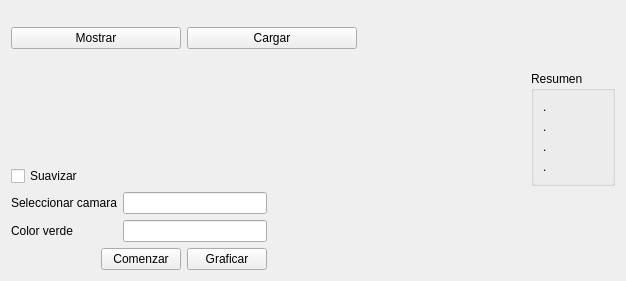
<?xml version="1.0" encoding="UTF-8"?>
<ui version="4.0">
 <class>Widget</class>
 <widget class="QWidget" name="Widget">
  <property name="geometry">
   <rect>
    <x>0</x>
    <y>0</y>
    <width>626</width>
    <height>281</height>
   </rect>
  </property>
  <property name="windowTitle">
   <string>Widget</string>
  </property>
  <layout class="QGridLayout" name="gridLayout_2">
   <item row="4" column="6">
    <spacer name="horizontalSpacer">
     <property name="orientation">
      <enum>Qt::Horizontal</enum>
     </property>
     <property name="sizeHint" stdset="0">
      <size>
       <width>40</width>
       <height>20</height>
      </size>
     </property>
    </spacer>
   </item>
   <item row="4" column="3">
    <spacer name="horizontalSpacer_4">
     <property name="orientation">
      <enum>Qt::Horizontal</enum>
     </property>
     <property name="sizeHint" stdset="0">
      <size>
       <width>40</width>
       <height>20</height>
      </size>
     </property>
    </spacer>
   </item>
   <item row="1" column="6" rowspan="3">
    <widget class="QGroupBox" name="gbResumen">
     <property name="title">
      <string>Resumen</string>
     </property>
     <layout class="QGridLayout" name="gridLayout">
      <item row="2" column="0">
       <widget class="QLabel" name="lAmplMaxima">
        <property name="text">
         <string>.</string>
        </property>
       </widget>
      </item>
      <item row="0" column="0">
       <widget class="QLabel" name="lCantMuestras">
        <property name="text">
         <string>.</string>
        </property>
       </widget>
      </item>
      <item row="1" column="0">
       <widget class="QLabel" name="lFrecMuestreo">
        <property name="text">
         <string>.</string>
        </property>
       </widget>
      </item>
      <item row="3" column="0">
       <widget class="QLabel" name="lAmplMinima">
        <property name="text">
         <string>.</string>
        </property>
       </widget>
      </item>
     </layout>
    </widget>
   </item>
   <item row="0" column="6">
    <spacer name="verticalSpacer_2">
     <property name="orientation">
      <enum>Qt::Vertical</enum>
     </property>
     <property name="sizeHint" stdset="0">
      <size>
       <width>20</width>
       <height>40</height>
      </size>
     </property>
    </spacer>
   </item>
   <item row="4" column="0" colspan="3">
    <layout class="QHBoxLayout" name="horizontalLayout_2">
     <item>
      <layout class="QVBoxLayout" name="verticalLayout_2">
       <item>
        <widget class="QLabel" name="lDesdeLaMuestra">
         <property name="text">
          <string>Seleccionar camara</string>
         </property>
        </widget>
       </item>
       <item>
        <widget class="QLabel" name="lCantMuestrasGraficadas">
         <property name="text">
          <string>Color verde</string>
         </property>
        </widget>
       </item>
      </layout>
     </item>
     <item>
      <layout class="QVBoxLayout" name="verticalLayout">
       <item>
        <widget class="QLineEdit" name="leDesdeLaMuestra"/>
       </item>
       <item>
        <widget class="QLineEdit" name="leCantMuestrasGraficadas"/>
       </item>
      </layout>
     </item>
    </layout>
   </item>
   <item row="5" column="2">
    <widget class="QPushButton" name="pbGraficar">
     <property name="text">
      <string>Graficar</string>
     </property>
    </widget>
   </item>
   <item row="3" column="0">
    <widget class="QCheckBox" name="checkSuavizar">
     <property name="text">
      <string>Suavizar</string>
     </property>
    </widget>
   </item>
   <item row="2" column="2">
    <spacer name="verticalSpacer">
     <property name="orientation">
      <enum>Qt::Vertical</enum>
     </property>
     <property name="sizeHint" stdset="0">
      <size>
       <width>20</width>
       <height>40</height>
      </size>
     </property>
    </spacer>
   </item>
   <item row="4" column="5">
    <spacer name="horizontalSpacer_2">
     <property name="orientation">
      <enum>Qt::Horizontal</enum>
     </property>
     <property name="sizeHint" stdset="0">
      <size>
       <width>40</width>
       <height>20</height>
      </size>
     </property>
    </spacer>
   </item>
   <item row="5" column="0">
    <spacer name="horizontalSpacer_5">
     <property name="orientation">
      <enum>Qt::Horizontal</enum>
     </property>
     <property name="sizeHint" stdset="0">
      <size>
       <width>40</width>
       <height>20</height>
      </size>
     </property>
    </spacer>
   </item>
   <item row="4" column="4">
    <spacer name="horizontalSpacer_3">
     <property name="orientation">
      <enum>Qt::Horizontal</enum>
     </property>
     <property name="sizeHint" stdset="0">
      <size>
       <width>40</width>
       <height>20</height>
      </size>
     </property>
    </spacer>
   </item>
   <item row="0" column="0" colspan="4">
    <layout class="QHBoxLayout" name="horizontalLayout">
     <item>
      <widget class="QPushButton" name="pbGrabar">
       <property name="text">
        <string>Mostrar</string>
       </property>
      </widget>
     </item>
     <item>
      <widget class="QPushButton" name="pbCargar">
       <property name="text">
        <string>Cargar</string>
       </property>
      </widget>
     </item>
    </layout>
   </item>
   <item row="5" column="1">
    <widget class="QPushButton" name="pbReproducir">
     <property name="text">
      <string>Comenzar</string>
     </property>
    </widget>
   </item>
  </layout>
 </widget>
 <resources/>
 <connections/>
</ui>
